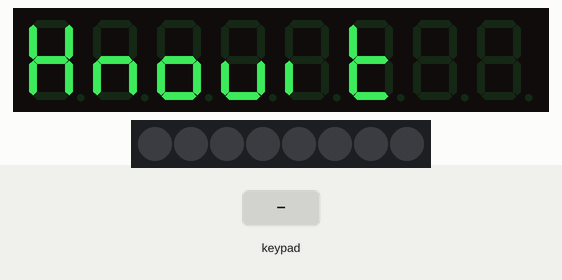
This program was run on a simulated ESP32. On the bench: 8-digit seven-segment display, 8 RGB LEDs in strip order, left to right. The test bench sets the inputs (shaded band). What the program prints to the serial monitor is not drawn.

Above: at 1.2 s.
1.3 s: keypad keys 2 5 pressed 0.4 s apart
At 2.3 s:
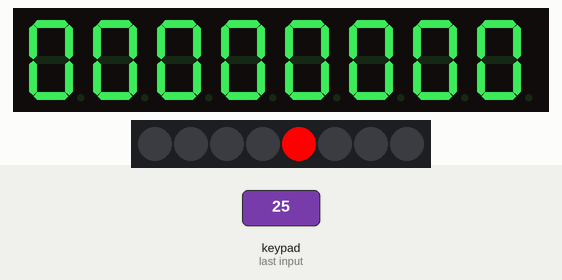
3.6 s: key '3' pressed
At 4.8 s:
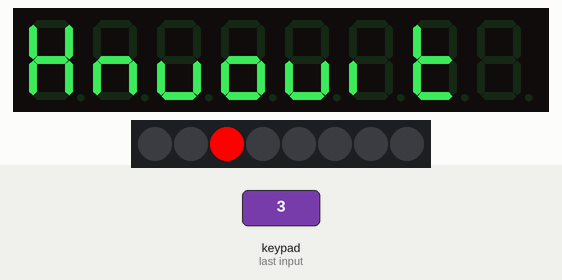
5.1 s: key '4' pressed
At 5.5 s:
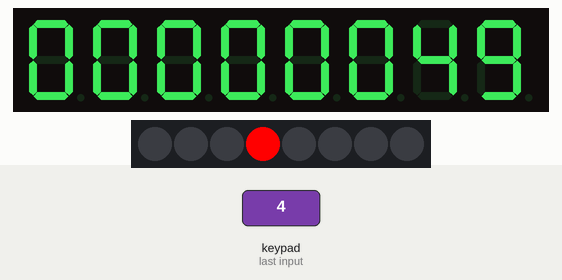
6.7 s: key '2' pressed
At 7.3 s:
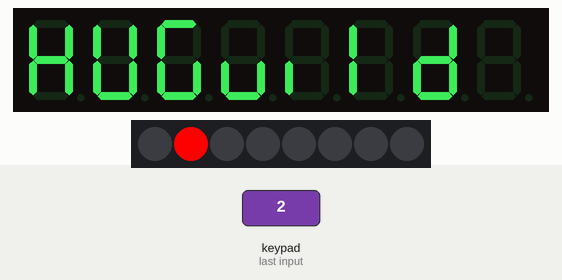
8.2 s: key '5' pressed
At 8.5 s:
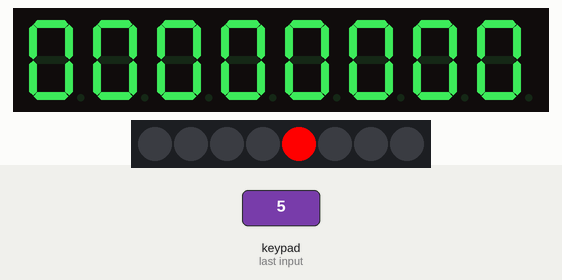
Timing chart, 0 to 10.7 s (numbered marks = the images above; inputs shaded):
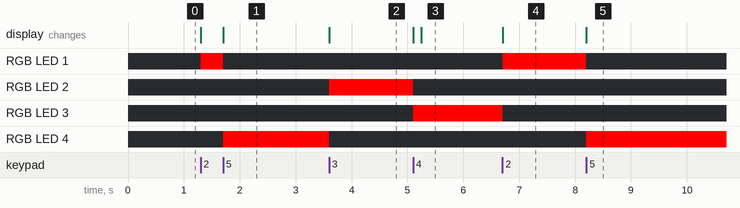

Measured:
- after the input at 1.3 s, RGB LED 1: off → RGB(255, 0, 0) at once, → off 0.40 s later; RGB LED 4: off → RGB(255, 0, 0) after 0.40 s; the display: first changes at once (image 1 shows a later state)
- after the input at 3.6 s, RGB LED 2: off → RGB(255, 0, 0) at once; RGB LED 4: RGB(255, 0, 0) → off at once; the display: changes at once (image 2)
- after the input at 5.1 s, RGB LED 2: RGB(255, 0, 0) → off at once; RGB LED 3: off → RGB(255, 0, 0) at once; the display: first changes at once (image 3 shows a later state)
- after the input at 6.7 s, RGB LED 1: off → RGB(255, 0, 0) at once; RGB LED 3: RGB(255, 0, 0) → off at once; the display: changes at once (image 4)
- after the input at 8.2 s, RGB LED 1: RGB(255, 0, 0) → off at once; RGB LED 4: off → RGB(255, 0, 0) at once; the display: changes at once (image 5)

The program:

main.cpp
```cpp
#include <TM1638plus.h>

#define STROBE_TM 33
#define CLOCK_TM 32
#define DIO_TM 25
bool high_freq = true; //default false, If using a high freq CPU > ~100 MHZ set to true.

TM1638plus tm(STROBE_TM, CLOCK_TM, DIO_TM, high_freq);
int counter = 0;

void clearLEDS() {
    for (int i = 0; i <= 7; i++) {
        tm.setLED(i, 0);
    }
}

void setup() {
    Serial.begin(115200);
    tm.displayBegin();
    Serial.println("OK");
    tm.displayText("Knowit");
}

void loop() {

    uint8_t buttons = tm.readButtons();

    if (bitRead(buttons, 1)) {
        clearLEDS();
        tm.setLED(1, 1);
        tm.displayText("HWGuild  ");
    }

    if (bitRead(buttons, 2)) {
        clearLEDS();
        tm.setLED(2, 1);
        tm.displayText("knwowit  ");
    }

    if (bitRead(buttons, 3)) {
        clearLEDS();
        tm.setLED(3, 1);
        tm.displayIntNum(counter++);
    }

    if (bitRead(buttons, 4)) {
        clearLEDS();
        tm.setLED(4, 1);
        counter = 0;
        tm.displayIntNum(counter);
    }

}
```
